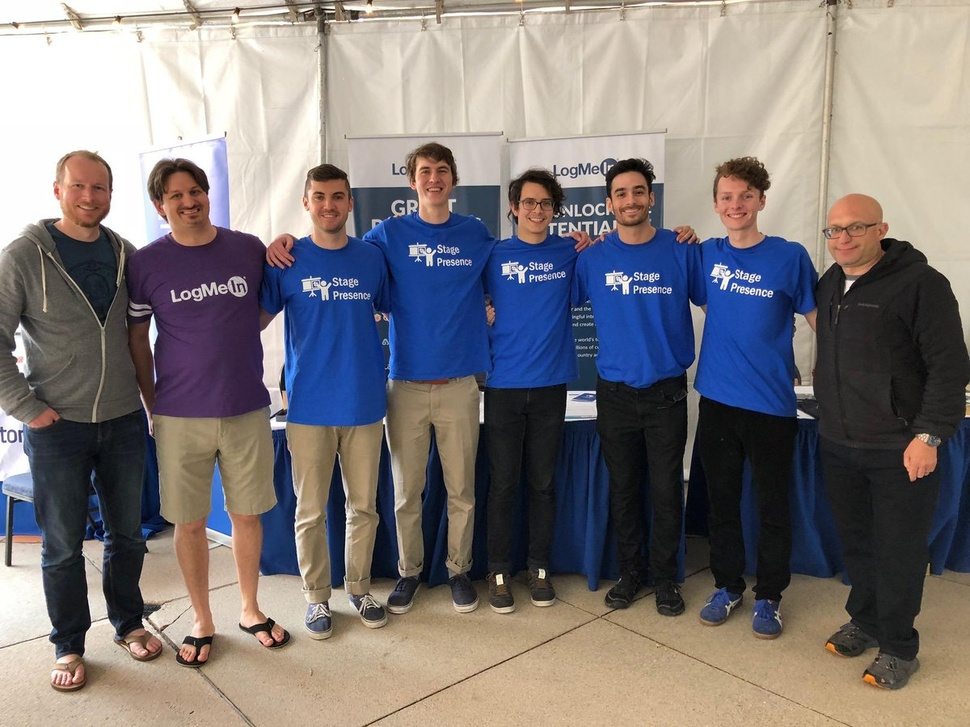
%> input picture photos/capstone.jpg, 970 x 727 px, shrunk from 1200 x 900 before the run
$ octave --eval "result = rotoscopeFrame(imread('../photos/capstone.jpg'));"   (GNU Octave 9; MATLAB toolbox functions it lacks are replaced by stand-ins)
%> lines starting %> are read from the running program, lines starting %| are printed output that depends on the picture
% This function returns a rotoscoped version of an individual frame
% (image), presumably from a video. Called by the rotoscopeVideo function.

% --Inputs--
% frame: a matlab image (output of imread function)
% sketch: a boolean that determines if the rotoscope image will have a
% 'sketched' quality
% color_correct: a boolean that determines if the rotoscope image will have
% any color adjustments made to it

% --Outputs--
% roto: a rotoscoped image
function roto = rotoscopeFrame(frame, sketch, color_correct)
if(nargin<2)
    sketch = false;
    color_correct = false;
end
if(nargin<3)
    color_correct = false;
end
% convert to grayscale
g_frame = rgb2gray(frame);
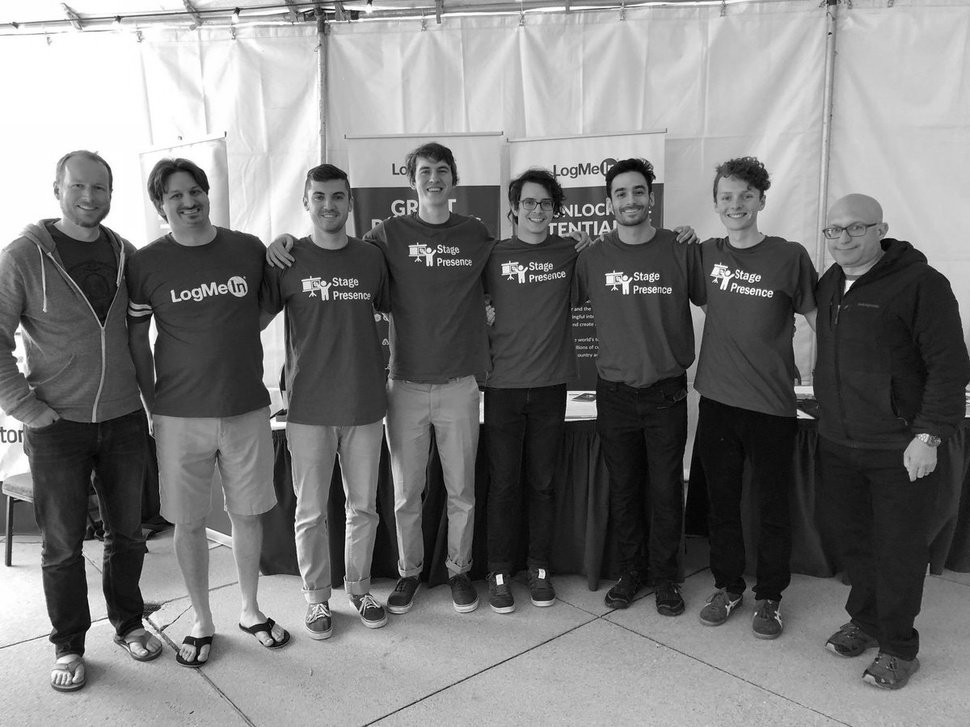
%> g_frame: size 727x970 uint8; min 0, max 255, mean 122.8

if color_correct
    I = imread('eSFRTestImage.jpg');

    I = rgb2lin(I);
    chart = esfrChart(I);
    [colorTable,ccm] = measureColor(chart);

    A_R = frame(:,:,1);
    A_G = frame(:,:,2);
    A_B = frame(:,:,3);

    B = double([A_R(:) A_G(:) A_B(:) ones(length(A_R(:)),1)])*ccm;
    C = zeros(size(frame),'like',frame);
    C(:,:,1) = reshape(B(:,1),size(frame,1),size(frame,2));
    C(:,:,2) = reshape(B(:,2),size(frame,1),size(frame,2));
    C(:,:,3) = reshape(B(:,3),size(frame,1),size(frame,2));

    frame = C;
end
%blur image
imblur = imgaussfilt(frame, 1); % 0.2 for pretty clear image
dimblur = im2double(imblur);

% extract edges
imedge = edge(g_frame, 'Canny'); %, [0.03  0.061]);
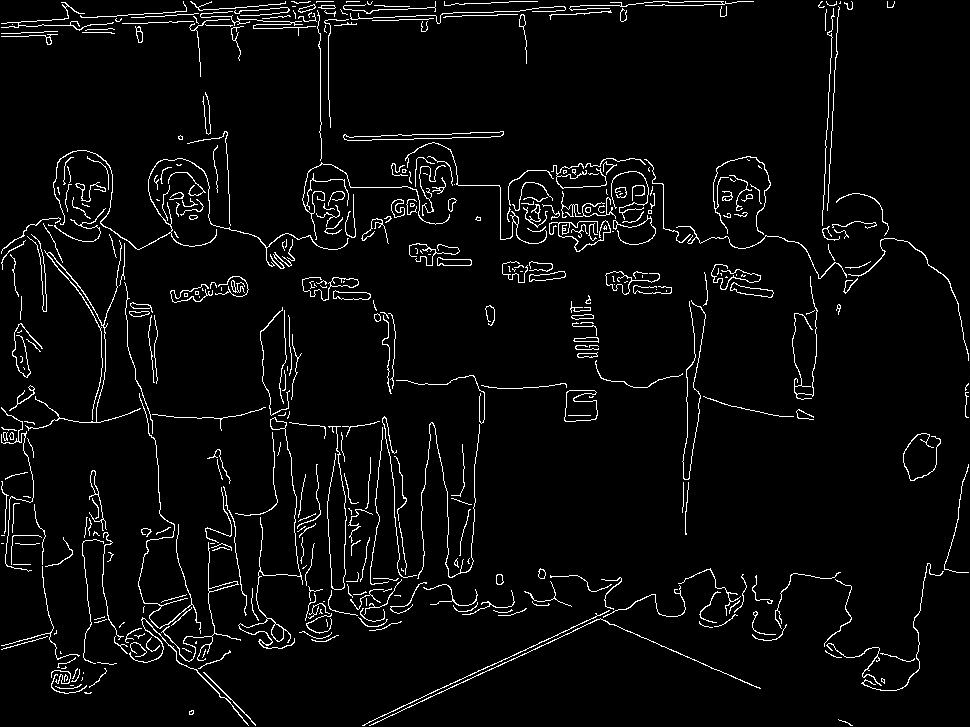
%> imedge: size 727x970 logical; 4.1% white in thin lines or dots
dimedge = double(imedge);
%> dimedge: size 727x970 double; values 0 (black) and 1 (white), 4.1% white in thin lines or dots

% overlay edges on blurred image
if sketch
    roto = not(dimedge);
else
    roto = dimblur - dimedge;
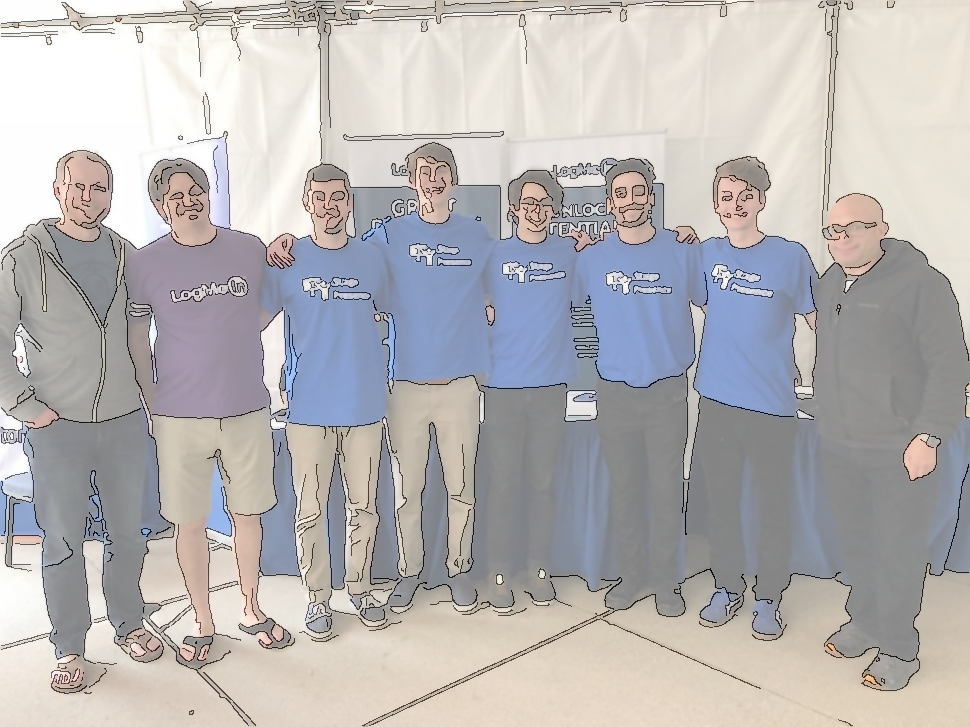
%> roto: size 727x970x3 double; mean R, G, B 0.456, 0.433, 0.435; drawn with min black and max white
end
end

$ run again, on photos/death.jpg
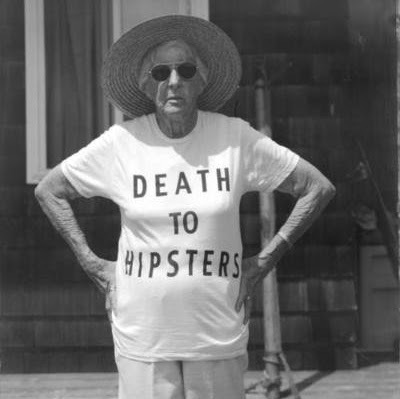
%> input picture photos/death.jpg, 400 x 399 px
%> in rotoscopeFrame, `imedge = edge(g_frame, 'Canny');`:
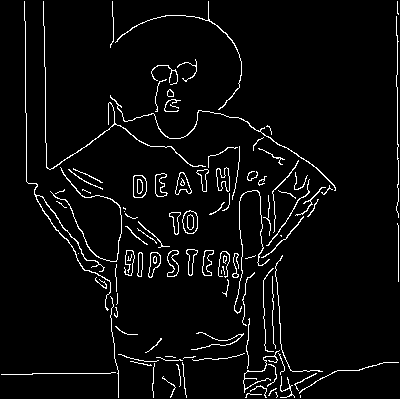
%> imedge: size 399x400 logical; 4.3% white in thin lines or dots
%> dimedge: size 399x400 double; values 0 (black) and 1 (white), 4.3% white in thin lines or dots
%> in rotoscopeFrame, `roto = dimblur - dimedge;`:
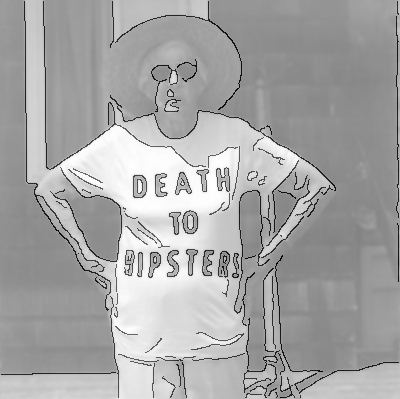
%> roto: size 399x400x3 double; min -0.851, max 1, mean 0.364; drawn with min black and max white
